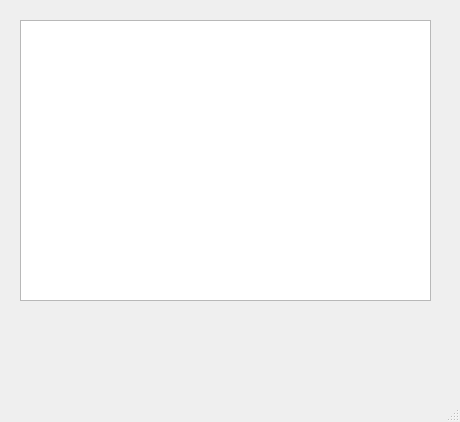
<?xml version="1.0" encoding="UTF-8"?>
<ui version="4.0">
 <class>MainWindow</class>
 <widget class="QMainWindow" name="MainWindow">
  <property name="geometry">
   <rect>
    <x>0</x>
    <y>0</y>
    <width>460</width>
    <height>422</height>
   </rect>
  </property>
  <property name="windowTitle">
   <string>MainWindow</string>
  </property>
  <widget class="QWidget" name="centralwidget">
   <widget class="QTableView" name="view">
    <property name="geometry">
     <rect>
      <x>20</x>
      <y>20</y>
      <width>411</width>
      <height>281</height>
     </rect>
    </property>
   </widget>
  </widget>
  <widget class="QMenuBar" name="menubar">
   <property name="geometry">
    <rect>
     <x>0</x>
     <y>0</y>
     <width>460</width>
     <height>21</height>
    </rect>
   </property>
  </widget>
  <widget class="QStatusBar" name="statusbar"/>
 </widget>
 <resources/>
 <connections/>
</ui>
